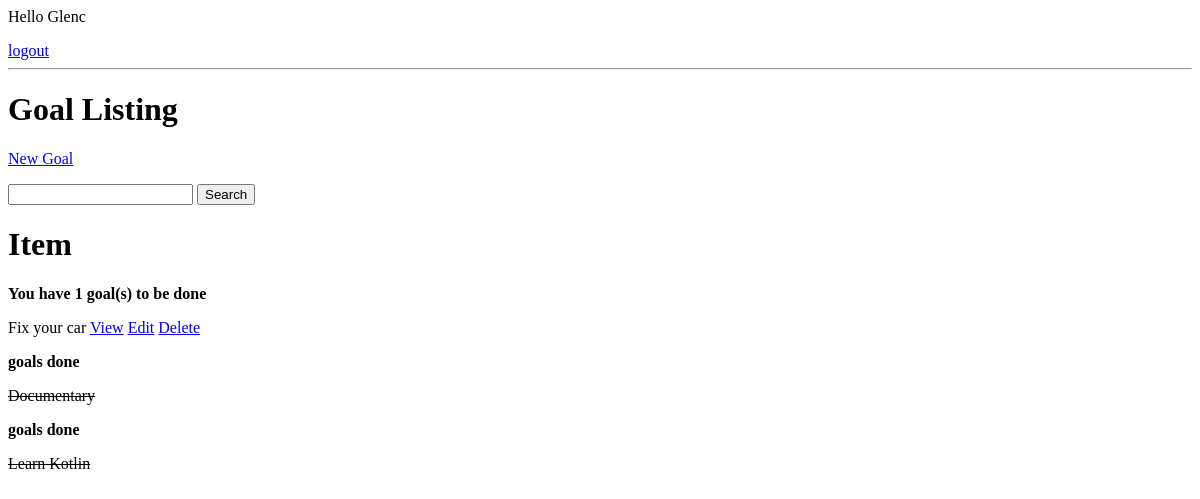
The app's page / (signed in), older data.
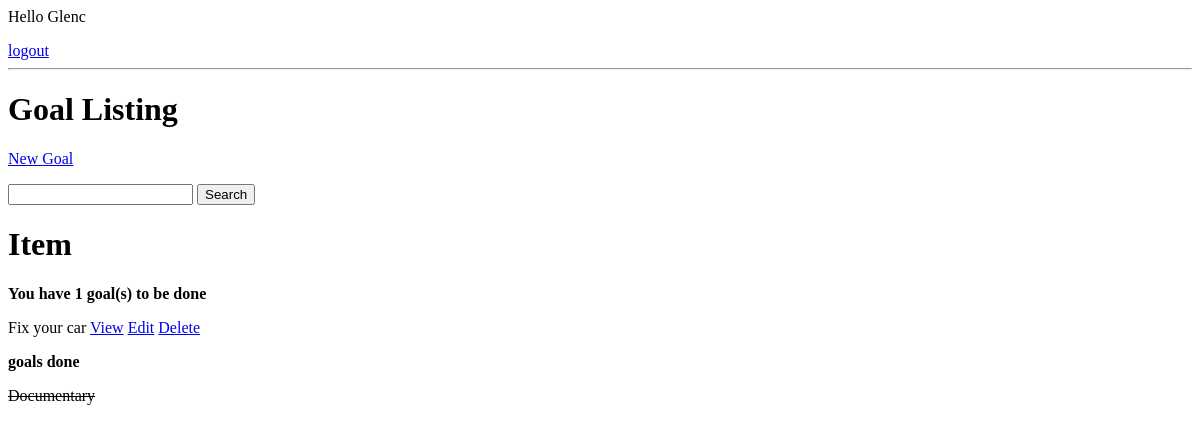
The same page, newer data.
### task_base/models.py (models this page shows, shortened)
class Goal(models.Model):
    user = models.ForeignKey(User, on_delete=models.CASCADE,
                             null=True, blank=True)
    title = models.CharField(max_length=100)
    content = models.TextField(null=True, blank=True)
    is_complete = models.BooleanField(default=False)
    created = models.DateTimeField(auto_now_add=True)
    class Meta:
        ordering = ['is_complete']

### task_base/views.py (the view)
# urls.py: path('', GoalListView.as_view(), name='goal_list'),
class GoalListView(LoginRequiredMixin, generic.ListView):
    model = Goal
    context_object_name = 'goals'
    def get_context_data(self, **kwargs):
        context = super(GoalListView, self).get_context_data(**kwargs)
        context['goals'] = context['goals'].filter(user=self.request.user)
        context['count'] = context['goals'].filter(is_complete=False).count()
        search_input = self.request.GET.get('search') if self.request.GET.get('search') is not None else ''
        if search_input:
            context['goals'] = context['goals'].filter(
                Q(title__icontains=search_input) |
                Q(content__icontains=search_input)
            )
        context['search_input'] = search_input
        return context

### task_base/templates/task_base/goal_list.html
{% if request.user.is_authenticated %}
    <p>Hello {{request.user|title}}</p>
    <a href="{% url 'logout' %}">logout</a>
{% else %}
    <a href="{% url 'login'%}">login</a>
{% endif %}
<hr/>
<h1>Goal Listing</h1>
<div>
    <p><a href="{% url 'goal_create' %}"> New Goal</a> </p>
    <form method="GET">
        <input type="text" name="search" value="{{search_input}}" />
        <input type="submit" value="Search"/>
    </form>
    <h1>Item</h1>
    <div>
        {% for goal in goals %}
            {% if not goal.is_complete %}
        <p><b>You have {{count}} goal(s) to be done</b></p>
            <p>{{goal.title}}
                <span><a href="{% url 'goal_detail' goal.id %}"> View</a> </span>
                <span><a href="{% url 'goal_update' goal.id %}"> Edit</a> </span>
                <span><a href="{% url 'goal_delete' goal.id %}"> Delete</a> </span>
            </p>
            {% else %}
        <p><b>goals done</b></p>
            <p><strike>{{goal.title}}</strike></p>
            {% endif %}
        {% empty %}
        <h3>No goals in listed</h3>
        {% endfor %}
    </div>
</div>

Row changes from the older to the newer data that the page shows:
removed Goal: title "Learn Kotlin"
